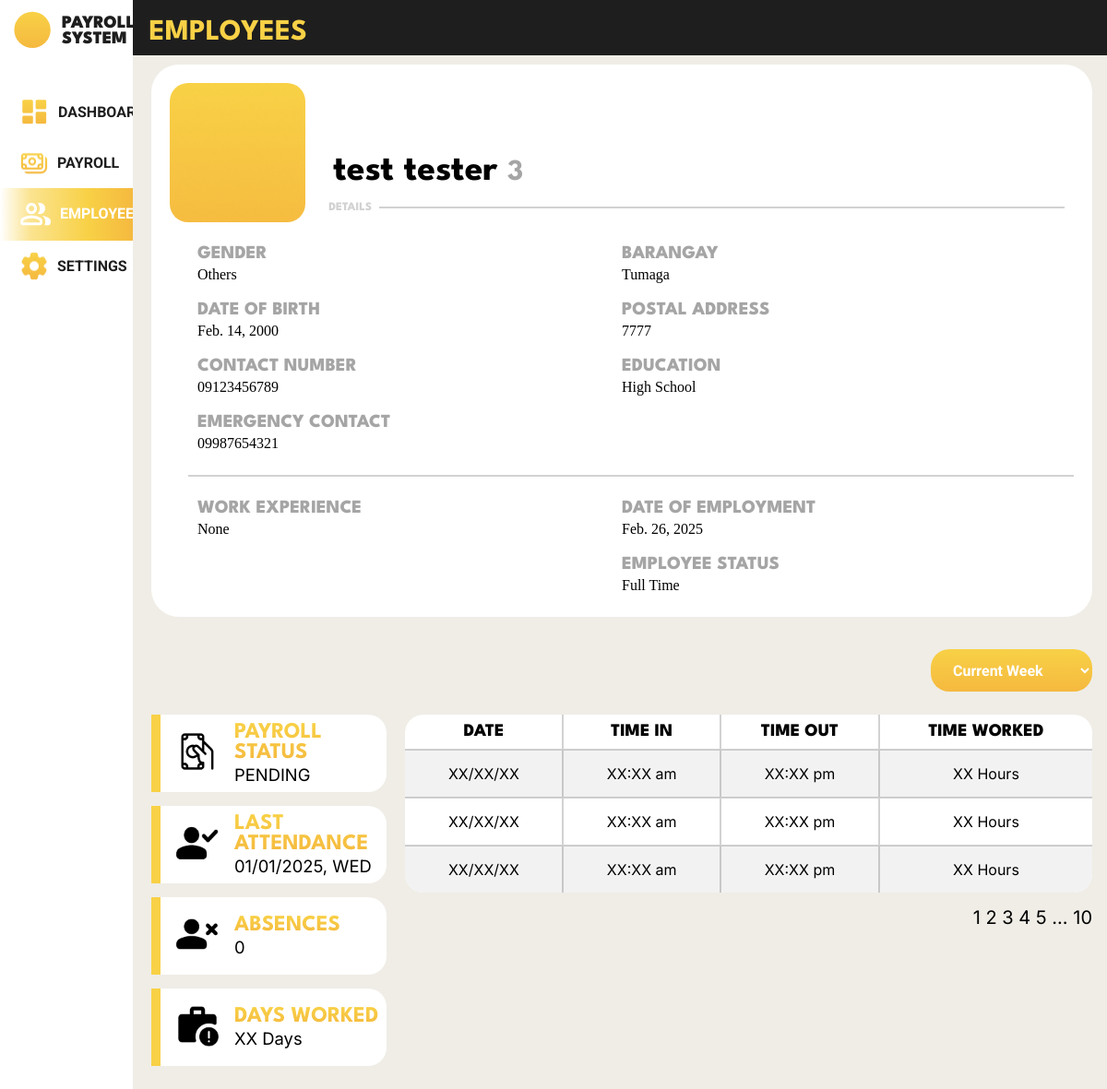
Screenshot of /payroll_system/employee_profile/3/ with the database file from the repository.
### payroll_system/models.py (models this page shows)
class Employee(models.Model):
    class Gender(models.TextChoices):
        MALE = 'Male', _('Male')
        FEMALE = 'Female', _('Female')
        OTHERS = 'Others', _('Others')
    class HighestEducation(models.TextChoices):
        GRADESCHOOL = 'Grade School', _('Grade School')
        HIGHSCHOOL = 'High School', _('High School')
        BACHELORS_DEGREE = 'Bachelor\'s Degree', _('Bachelor\'s Degree')
        VOCATIONAL_EDUCATION = 'Vocational Education', _('Vocational Education')
        MASTERS_DEGREE = 'Master\'s Degree', _('Master\'s Degree')
    class EmployeeStatus(models.TextChoices):
        FULLTIME = 'Full Time', _('Full Time')
        PARTTIME = 'Part Time', _('Part Time')
    class PayrollStatus(models.TextChoices):
        PENDING = 'PENDING', _('Pending')
        PROCESSED = 'PROCESSED', _('Processed')
    employee_id = models.AutoField(primary_key=True)
    first_name = models.CharField(max_length=100, null=False)
    last_name = models.CharField(max_length=100, null=False)
    gender = models.CharField(max_length=6, choices=Gender.choices, null=False)
    date_of_birth = models.DateField(null=True)
    contact_number = models.CharField(max_length=15, null=True)
    emergency_contact = models.CharField(max_length=15, null=True)
    barangay = models.CharField(max_length=100, null=True)
    postal_address = models.IntegerField(null=True)
    highest_education = models.CharField(max_length=20, choices=HighestEducation.choices, null=True)
    work_experience = models.CharField(max_length=2083, null=True)
    date_of_employment = models.DateField(default=timezone.now)
    employee_status = models.CharField(max_length=9, choices=EmployeeStatus.choices, null=True)
    payroll_status = models.CharField(max_length=9, choices=PayrollStatus.choices, null=True, blank=True)
    absences = models.IntegerField(default=0, null=False)
    employee_image = models.ImageField(null=True, blank=True, upload_to='images/')

### payroll_system/views.py (the view)
# urls.py: path('employee_profile/<int:employee_id>/', views.employee_profile, name='employee_profile'),
def employee_profile(request, employee_id):
    employee = Employee.objects.get(employee_id=employee_id)
    context = {
        'employee' : employee,
    }
    return render(request, 'payroll_system/employee_profile.html', context)

### payroll_system/templates/payroll_system/employee_profile.html (shortened to what this page needs)
{% load static %}
<!DOCTYPE html>
<html lang="en">
<head>
    <link rel="stylesheet" href="{% static 'css/template.css' %}">
    <link rel="stylesheet" href="{% static 'css/employee_profile.css' %}">
</head>
<body>
    <nav>
        <div class="logo">
            <div class="logo-group">
                <div class="logo-picture">
                </div>
                <div class="logo-name">
                    <p>PAYROLL</p>
                    <p>SYSTEM</p>
                </div>
            </div>
        </div>
        <div class="menu">
            <ul>
                <li class="menu-dashboard">
                    <a href="{% url 'payroll_system:dashboard' %}">
                        <img src="{% static 'images/dashboard_icon.png' %}" alt="">
                        <div class="link">DASHBOARD</div>
                    </a>
                </li>
                <li class="menu-payroll">
                    <a href="{% url 'payroll_system:payrolls' %}">
                        <img src="{% static 'images/payroll_icon.png' %}" alt="">
                        <div class="link">PAYROLL</div>
                    </a>
                </li>
                <li class="menu-employees" id="focused">
                    <a href="{% url 'payroll_system:employees' %}">
                        <img src="{% static 'images/employee_icon_focused.png' %}" alt="">
                        <div class="link">EMPLOYEES</div>
                    </a>
                </li>
                <li class="menu-settings">
                    <a href="{% url 'payroll_system:settings' %}">
                        <img src="{% static 'images/settings_icon.png' %}" alt="">
                        <div class="link">SETTINGS</div>
                    </a>
                </li>
            </ul>
        </div>
    </nav>
    <div class="body">
        <header>
            <h1>EMPLOYEES</h1>
        </header>
        <div class="container">
            <div class="profile">
                <div class="top">
                    <div class="employee_pic">
                        <img src="{% static 'images/employee_img.png' %}" alt="Employee Image">
                    </div>
                    <div class="employee_info1">
                        <div class="employee_name">
                            <h1>{{ employee.first_name }} {{ employee.last_name }} <span>{{ employee.employee_id }}</span></h1>
                        </div>
                        <div class="line">
                            <div class="details">DETAILS</div>
                            <div class="hr1"></div>
                        </div>
                    </div>
                </div>
                <div class="bottom">
                    <div class="employee_info2">
                        <div class="info_content1">
                            <div class="gender">
                                <h1>GENDER</h1>
                                {{ employee.gender }}
                            </div>
                            <div class="date_of_birth">
                                <h1>DATE OF BIRTH</h1>
                                {{ employee.date_of_birth }}
                            </div>
                            <div class="contact_number">
                                <h1>CONTACT NUMBER</h1>
                                {{ employee.contact_number }}
                            </div>
                            <div class="emergency_contact">
                                <h1>EMERGENCY CONTACT</h1>
                                {{ employee.emergency_contact }}
                            </div>
                        </div>
                        <div class="info_content2">
                            <div class="barangay">
                                <h1>BARANGAY</h1>
                                {{ employee.barangay }}
                            </div>
                            <div class="postal_address">
                                <h1>POSTAL ADDRESS</h1>
                                {{ employee.postal_address}}
                            </div>
                            <div class="education">
                                <h1>EDUCATION</h1>
                                {{ employee.highest_education }}
                            </div>
                        </div>
                    </div>
                    <div class="hr2"></div>
                    <div class="employee_info3">
                        <div class="info_content1">
                            <div class="work_experience">
                                <h1>WORK EXPERIENCE</h1>
                                {{ employee.work_experience }}
                            </div>
                        </div>
                        <div class="info_content2">
                            <div class="date_of_employment">
                                <h1>DATE OF EMPLOYMENT</h1>
                                {{ employee.date_of_employment }}
                            </div>
                            <div class="employee_status">
                                <h1>EMPLOYEE STATUS</h1>
                                {{ employee.employee_status}}
                            </div>
                        </div>
                    </div>
                </div>
            </div>
            <div class="content">
                <div class="duration_filter">
                    <select name="duration" id="duration">
                        <option value="Current Week">Current Week</option>
                    </select>
                </div>
                <div class="employee_state">
                    <div class="left">
                        <div class="statistic_1">
                            <div class="img">
                                <img src="{% static 'images/payroll_status_icon.png' %}" alt="">
                            </div>
                            <div class="text">
                                <h2>PAYROLL STATUS</h2>
                                <p>{{ employee.payroll_status }}</p>
                            </div>
                        </div>
                        <div class="statistic_2">
                            <div class="img">
                                <img src="{% static 'images/attendance_icon.png' %}" alt="">
                            </div>
                            <div class="text">
                                <h2>LAST ATTENDANCE</h2>
                                <p>01/01/2025, WED</p>
                            </div>
                        </div>
                        <div class="statistic_3">
                            <div class="img">
                                <img src="{% static 'images/absences_icon.png' %}" alt="">
                            </div>
                            <div class="text">
                                <h2>ABSENCES</h2>
                                <p>{{ employee.absences }}</p>
                            </div>
                        </div>
                        <div class="statistic_4">
                            <div class="img">
                                <img src="{% static 'images/day_worked_icon.png' %}" alt="">
                            </div>
                            <div class="text">
                                <h2>DAYS WORKED</h2>
                                <p>XX Days</p>
                            </div>
                        </div>
                    </div>
                    <div class="right">
                        <div class="table">
                            <table>
                                <tr>
                                    <th>DATE</th>
                                    <th>TIME IN</th>
                                    <th>TIME OUT</th>
                                    <th>TIME WORKED</th>
                                </tr>
                                <tr>
                                    <td>XX/XX/XX</td>
                                    <td>XX:XX am</td>
                                    <td>XX:XX pm</td>
                                    <td>XX Hours</td>
                                </tr>
                                <tr>
                                    <td>XX/XX/XX</td>
                                    <td>XX:XX am</td>
                                    <td>XX:XX pm</td>
                                    <td>XX Hours</td>
                                </tr>
                                <tr>
                                    <td>XX/XX/XX</td>
                                    <td>XX:XX am</td>
                                    <td>XX:XX pm</td>
                                    <td>XX Hours</td>
                                </tr>
                            </table>
                        </div>
                        <div class="pagination">
                            <p>1 2 3 4 5 ... 10</p>
                        </div>
                    </div>
                </div>
            </div>
        </div>
    </div>
</body>
</html>

### static/css/template.css (style rules this page uses)
@media screen and (max-width: 1920px) { html, body { height: 100%; width: 100%; margin: 0; background-color: #EFEDE6; } }
@media screen and (max-width: 1920px) { header { position: fixed; top: 0; background-color: #1e1e1e; color: #f8d146; margin-left: 11.8%; padding: 0 20px 0 20px; height: 60px; width: 100%; font-family: 'League Spartan'; z-index: 9; } }
@media screen and (max-width: 1920px) { nav { position: fixed; left: 0; background-color: #FFF; height: 100%; width: 12%; z-index: 10; } }
@media screen and (max-width: 1920px) { nav .logo { height: 8%; } }
@media screen and (max-width: 1920px) { nav .logo .logo-group { padding: 12px 0 12px 15px; display: flex; overflow: hidden; } }
@media screen and (max-width: 1920px) { nav .logo .logo-group .logo-name { margin: 5px 0 5px 12px; } }
@media screen and (max-width: 1920px) { nav .logo .logo-group .logo-name p { margin: 0; text-align: left; color: #1e1e1e; font-family: 'League Spartan'; font-size: 120%; font-weight: 900; } }
@media screen and (max-width: 1920px) { nav .menu { height: fit-content; } }
@media screen and (max-width: 1920px) { nav .menu ul { list-style-type: none; margin: 0; padding: 0; } }
@media screen and (max-width: 1920px) { nav .menu ul .menu-dashboard, nav .menu ul .menu-payroll, nav .menu ul .menu-employees, nav .menu ul .menu-settings { margin: 0; padding: 10px 20px; overflow: hidden; } }
@media screen and (max-width: 1920px) { nav .menu ul .menu-dashboard a, nav .menu ul .menu-payroll a, nav .menu ul .menu-employees a, nav .menu ul .menu-settings a { text-decoration: none; display: flex; } }
@media screen and (max-width: 1920px) { nav .menu ul .menu-dashboard a .link, nav .menu ul .menu-payroll a .link, nav .menu ul .menu-employees a .link, nav .menu ul .menu-settings a .link { margin: 8px; text-decoration: none; text-align: left; color: #1e1e1e; font-family: 'Roboto'; font-size: 100%; font-weight: 700; } }
@media screen and (max-width: 1920px) { #focused { background: linear-gradient(89.98deg, rgba(248, 209, 70, 0), rgba(248, 209, 70, 0.6) 23%, #f8d146 66%, #f5b93f); } }
@media screen and (max-width: 1920px) { #focused .link { color: #fff; } }

### rows the page displays
Employee: first_name "test", last_name "tester", employee_id "3", gender "Others", date_of_birth "Feb. 14, 2000", contact_number "09123456789", emergency_contact "09987654321", barangay "Tumaga", postal_address "7777", highest_education "High School", work_experience "None", date_of_employment "Feb. 26, 2025", employee_status "Full Time", payroll_status "PENDING", absences "0"
